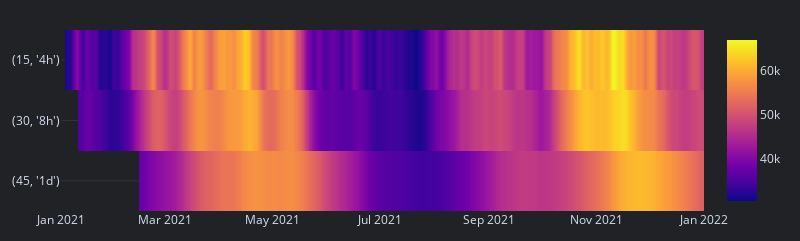

Source (notebook cell):
### Markdown cell above
Run talib features on the dataframe with various lookback window params as well as resampled timeframes

### Code cell
sma_ranges = data.resample('1h').loc['2021'].run("SMA", timeperiod=[15, 30, 45], timeframe=["4h", "8h", "1d"], skipna=True)
sma_ranges.real.vbt.ts_heatmap().show()

### Figure 1 — Plotly figure (JSON) as saved in the notebook; plotly's stock layout.template omitted (floating-point values rounded to 4 significant figures; data arrays with more than 128 entries replaced by an {"elided": "..."} marker saying what was removed)
{"data": [{"colorscale": [[0, "#0d0887"], [0.1111, "#46039f"], [0.2222, "#7201a8"], [0.3333, "#9c179e"], [0.4444, "#bd3786"], [0.5556, "#d8576b"], [0.6667, "#ed7953"], [0.7778, "#fb9f3a"], [0.8889, "#fdca26"], [1, "#f0f921"]], "hoverongaps": false, "type": "heatmap", "uid": "04cb9721-52eb-4afc-93be-ee56681baf1e", "x": {"elided": "8760 str values"}, "y": ["(45, '1d')", "(30, '8h')", "(15, '4h')"], "z": {"elided": "3x8760 float values"}}], "layout": {"height": 241, "legend": {"orientation": "h", "traceorder": "normal", "x": 1, "xanchor": "right", "y": 1.02, "yanchor": "bottom"}, "margin": {"b": 30, "l": 30, "r": 30, "t": 30}, "width": 800, "yaxis": {"type": "category"}}}
